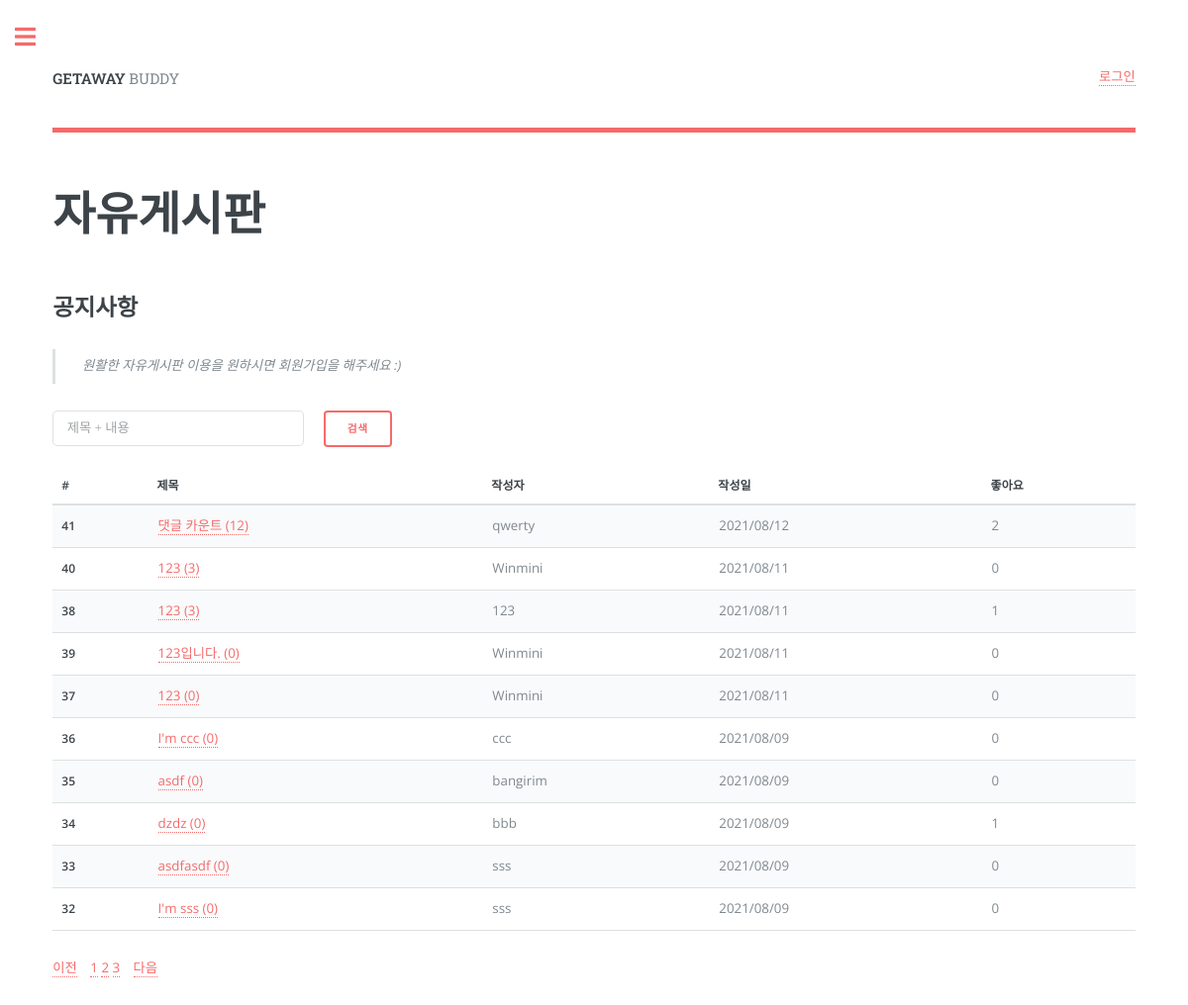
The page /list/ on the database as committed earlier.
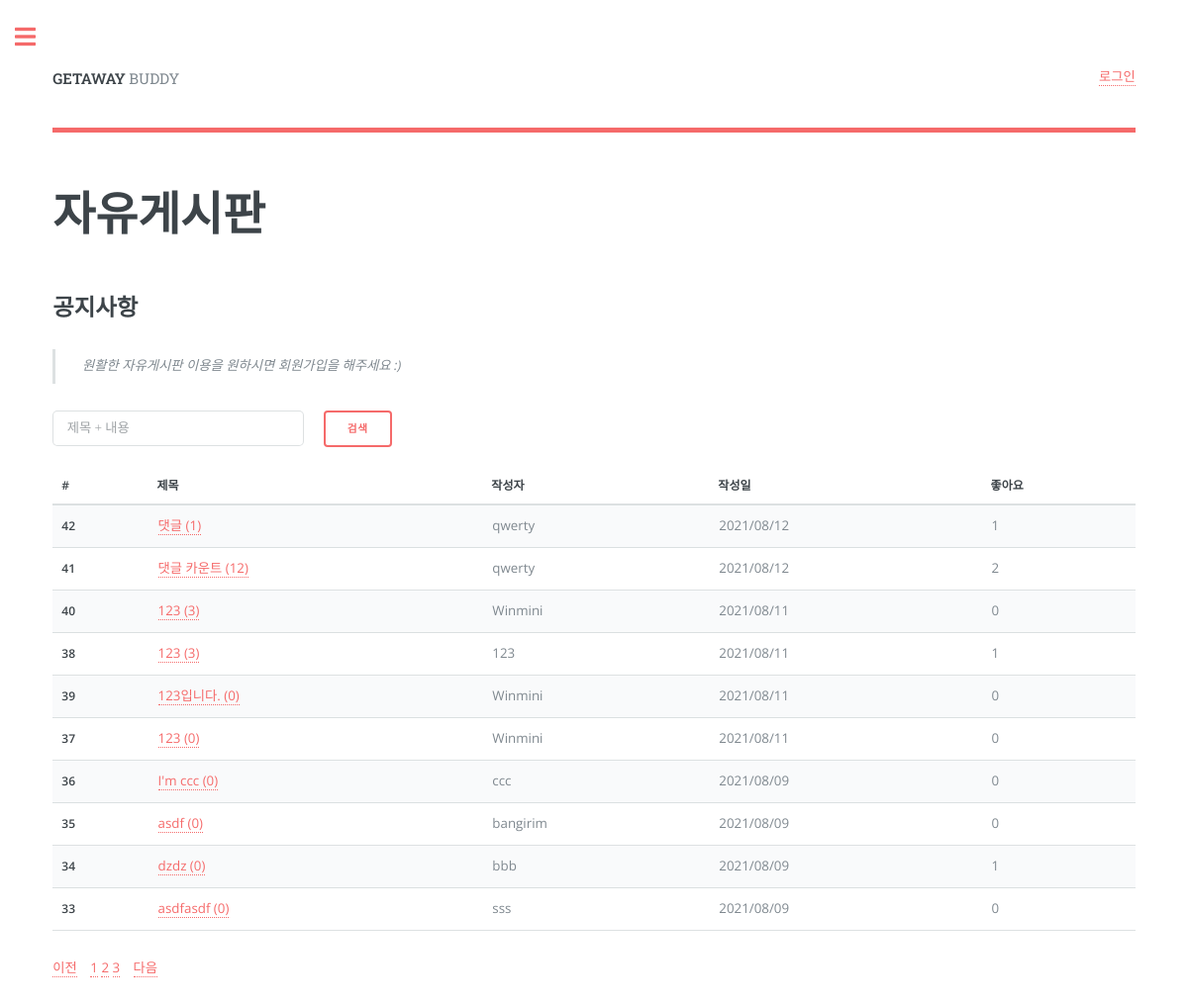
The same page on the database as committed later.
### getaway/models.py (models this page shows, shortened)
class Board(models.Model):
    b_title = models.CharField(max_length=100)  # 게시판 제목
    b_content = models.TextField(max_length=3000)  # 게시판 내용
    b_like = models.IntegerField(default=0)   # 게시판 좋아요 개수
    b_comment = models.IntegerField(default=0)  # 게시판 댓글 개수
    b_pubdate = models.DateTimeField(auto_now=True)  # 게시판 게시글 업로드 날짜
    b_user = models.ForeignKey(User, on_delete=models.DO_NOTHING, null=True, related_name='user_board')
    b_voter = models.ManyToManyField(User, related_name='voter_board', blank=True)  # 추천인 추가, Many-To-Many 중복 좋아요 방지

### getaway/views.py (the view)
# urls.py: path('list/', views.b_list, name='b_list'),
def b_list(request):
    user_id = request.session.get('user')
    print(user_id)
    page = request.GET.get('page', 1)  # 페이지
    kw = request.GET.get('kw', '')  # 검색어 for search function
    listing = Board.objects.all().order_by('-b_pubdate')
    if kw:  # 이것도 for search function
        listing = listing.filter(
            Q(b_title__icontains=kw) |  # 제목검색
            Q(b_content__icontains=kw)  # | # 내용검색
        ).distinct()
    paginator = Paginator(listing, 10)  # 페이지당 10개씩 보여주기
    page_obj = paginator.get_page(page)
    context = {'listing': page_obj, 'page': page, 'kw': kw, 'user': user_id}
    return render(request, 'getaway/list.html', context)

### getaway/templates/getaway/list.html (shortened to what the changed rows need)
<!DOCTYPE HTML>
<html>
	<head>
		<link rel="stylesheet" href="../../static/assets/css/main.css" />
	</head>
	<body class="is-preload">
        <div id="wrapper">
            <div id="main">
                <div class="inner">
                    <section>
                        <header class="main">
                            <h1 style="font-family: SansSerif">자유게시판</h1>
                        </header>
                        <h2 style="font-family: SansSerif">공지사항</h2>
                        <br><br><br>
                        <div class="table-wrapper">
                            <table>
                                <thead>
                                    <tr>
                                        <th scope="col">#</th>
                                        <th scope="col">제목</th>
                                        <th scope="col">작성자</th>
                                        <th scope="col">작성일</th>
                                        <th scope="col">좋아요</th>
                                    </tr>
                                </thead>
                                <tbody>
                                    {% for post in listing %}
                                        <tr>
                                            <th scope="row">{{ post.id }}</th>
                                            <td><a href="{% url 'getaway:b_detail' post.id %}"> {{ post.b_title }}    ({{ post.b_comment }})</a></td>
                                            <td>{{ post.b_user }}</td>
                                            <td>{{ post.b_pubdate | date:"Y/m/d" }}</td>
                                            <td>{{ post.b_voter.count }}</td>
                                        </tr>
                                    {% endfor %}
                                </tbody>
                            </table>
                            <ul class="pagination justify-content-center">
                                {% for page_number in listing.paginator.page_range %}
                                    {% if page_number == listing.number %}
                                        <li class="page-item active" aria-current="page">
                                            <a class="page-link"
                                               data-page="{{ page_number }}"
                                               href="?page={{ page_number }}">{{ page_number }}</a>
                                        </li>
                                    {% else %}
                                        <li class="page-item">
                                            <a class="page-link"
                                               data-page="{{ page_number }}"
                                               href="?page={{ page_number }}">{{ page_number }}</a>
                                        </li>
                                    {% endif %}
                                {% endfor %}
                            </ul>
                        </div>
                    </section>
                </div>
            </div>
        </div>
	</body>
</html>

Rows that differ between the two databases and show on the page:
no longer on this page (row unchanged): Board: id "32", b_title "I'm sss", b_comment "0", b_user "sss", b_pubdate "2021/08/09", b_voter.count "0"
added Board: id "42", b_title "댓글", b_comment "1", b_user "qwerty", b_pubdate "2021/08/12", b_voter.count "1"
